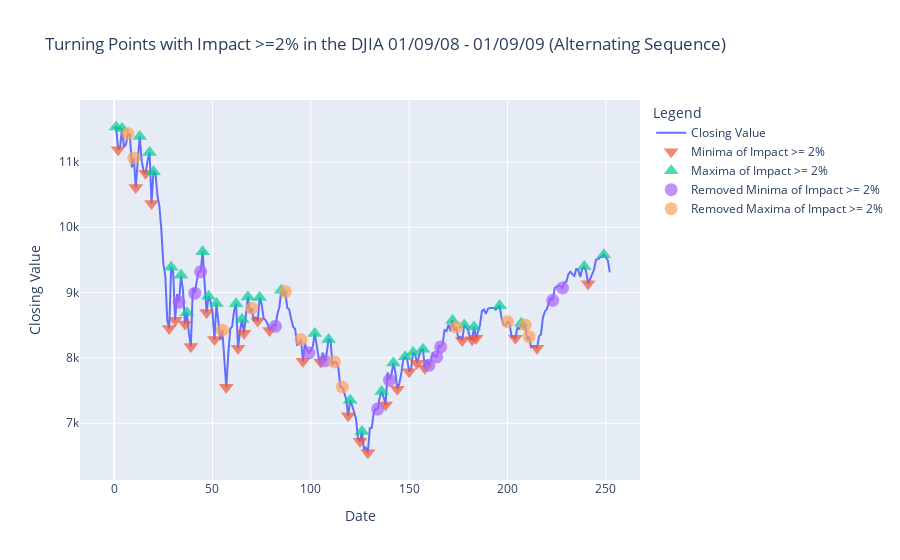

Write notebook code for a chart like this one.
### Code cell
# Plot the detected extrema based on an impact of >= 1%
# Plot the detected extrema
marker_size_val = 13
marker_opacity_val = 0.7

fig = go.Figure()
fig.add_trace(
    go.Scatter(
        x=extremaDf.index, 
        y=extremaDf['value'],
        mode='lines',
        name='Closing Value'
    )
)

fig.add_trace(
    go.Scatter(
        x=tpOsc[tpOsc['label'] == 'minima'].index, 
        y=tpOsc[tpOsc['label'] == 'minima']['value'],
        mode='markers', 
        name='Minima of Impact >= 2%',
        marker_symbol = 'triangle-down',
        marker_size = marker_size_val,
        marker_opacity = marker_opacity_val

    )
)

fig.add_trace(
    go.Scatter(
        x=tpOsc[tpOsc['label'] == 'maxima'].index, 
        y=tpOsc[tpOsc['label'] == 'maxima']['value'],
        mode='markers', 
        name='Maxima of Impact >= 2%',
        marker_symbol = 'triangle-up',
        marker_size = marker_size_val,
        marker_opacity = marker_opacity_val

    )
)

fig.add_trace(
    go.Scatter(
        x=removedRows[removedRows['label'] == 'minima'].index, 
        y=removedRows[removedRows['label'] == 'minima']['value'],
        mode='markers', 
        name='Removed Minima of Impact >= 2%',
        marker_size = marker_size_val,
        marker_opacity = marker_opacity_val

    )
)

fig.add_trace(
    go.Scatter(
        x=removedRows[removedRows['label'] == 'maxima'].index, 
        y=removedRows[removedRows['label'] == 'maxima']['value'],
        mode='markers', 
        name='Removed Maxima of Impact >= 2%',
        marker_size = marker_size_val,
        marker_opacity = marker_opacity_val

    )
)

fig.update_layout(
    title="Turning Points with Impact >=2% in the DJIA 01/09/08 - 01/09/09 (Alternating Sequence)",
    xaxis_title="Date",
    yaxis_title="Closing Value",
    legend_title="Legend"
)

fig.show()

### Figure 1 — Plotly figure (JSON) as saved in the notebook; plotly's stock layout.template omitted (floating-point values rounded to 4 significant figures; data arrays with more than 128 entries replaced by an {"elided": "..."} marker saying what was removed)
{"data": [{"mode": "lines", "name": "Closing Value", "type": "scatter", "x": {"elided": "253 int values"}, "y": {"elided": "253 float values"}}, {"marker": {"opacity": 0.7, "size": 13, "symbol": "triangle-down"}, "mode": "markers", "name": "Minima of Impact >= 2%", "type": "scatter", "x": [2, 11, 16, 19, 28, 31, 36, 39, 47, 51, 57, 63, 66, 73, 79, 96, 105, 119, 125, 129, 138, 144, 150, 154, 158, 177, 182, 184, 204, 215, 241], "y": [11190.0, 10610.0, 10830.0, 10370.0, 8451.0, 8578.0, 8519.0, 8176.0, 8696.0, 8283.0, 7552.0, 8149.0, 8376.0, 8565.0, 8419.0, 7949.0, 7937.0, 7115.0, 6726.0, 6547.0, 7278.0, 7522.0, 7790.0, 7920.0, 7842.0, 8269.0, 8277.0, 8300.0, 8300.0, 8147.0, 9135.0]}, {"marker": {"opacity": 0.7, "size": 13, "symbol": "triangle-up"}, "mode": "markers", "name": "Maxima of Impact >= 2%", "type": "scatter", "x": [1, 4, 13, 18, 20, 29, 34, 37, 45, 48, 52, 62, 65, 68, 74, 85, 102, 109, 120, 126, 136, 142, 148, 152, 157, 172, 178, 183, 196, 207, 239, 249], "y": [11530.0, 11510.0, 11390.0, 11140.0, 10850.0, 9388.0, 9265.0, 8691.0, 9625.0, 8944.0, 8835.0, 8829.0, 8592.0, 8934.0, 8924.0, 9035.0, 8375.0, 8281.0, 7351.0, 6876.0, 7487.0, 7925.0, 8018.0, 8083.0, 8131.0, 8575.0, 8504.0, 8473.0, 8799.0, 8529.0, 9398.0, 9581.0]}, {"marker": {"opacity": 0.7, "size": 13}, "mode": "markers", "name": "Removed Minima of Impact >= 2%", "type": "scatter", "x": [33, 41, 44, 82, 99, 107, 134, 140, 160, 164, 166, 223, 228], "y": [8852.0, 8991.0, 9320.0, 8484.0, 8078.0, 7957.0, 7217.0, 7660.0, 7887.0, 8017.0, 8168.0, 8881.0, 9071.0]}, {"marker": {"opacity": 0.7, "size": 13}, "mode": "markers", "name": "Removed Maxima of Impact >= 2%", "type": "scatter", "x": [7, 10, 55, 70, 87, 95, 112, 116, 174, 200, 209, 211], "y": [11430.0, 11060.0, 8425.0, 8761.0, 9015.0, 8281.0, 7940.0, 7556.0, 8469.0, 8556.0, 8504.0, 8325.0]}], "layout": {"legend": {"title": {"text": "Legend"}}, "title": {"text": "Turning Points with Impact >=2% in the DJIA 01/09/08 - 01/09/09 (Alternating Sequence)"}, "xaxis": {"title": {"text": "Date"}}, "yaxis": {"title": {"text": "Closing Value"}}}}
